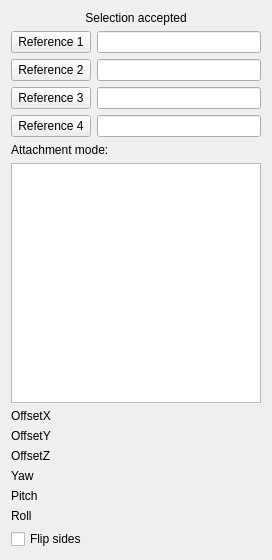
<?xml version="1.0" encoding="UTF-8"?>
<ui version="4.0">
 <class>PartDesignGui::TaskDatumParameters</class>
 <widget class="QWidget" name="PartDesignGui::TaskDatumParameters">
  <property name="geometry">
   <rect>
    <x>0</x>
    <y>0</y>
    <width>272</width>
    <height>560</height>
   </rect>
  </property>
  <property name="windowTitle">
   <string>Form</string>
  </property>
  <layout class="QVBoxLayout" name="verticalLayout">
   <item>
    <widget class="QLabel" name="message">
     <property name="text">
      <string>Selection accepted</string>
     </property>
     <property name="alignment">
      <set>Qt::AlignCenter</set>
     </property>
     <property name="wordWrap">
      <bool>true</bool>
     </property>
    </widget>
   </item>
   <item>
    <layout class="QHBoxLayout" name="horizontalLayout_3">
     <item>
      <widget class="QPushButton" name="buttonRef1">
       <property name="text">
        <string>Reference 1</string>
       </property>
       <property name="checkable">
        <bool>true</bool>
       </property>
      </widget>
     </item>
     <item>
      <widget class="QLineEdit" name="lineRef1"/>
     </item>
    </layout>
   </item>
   <item>
    <layout class="QHBoxLayout" name="horizontalLayout_5">
     <item>
      <widget class="QPushButton" name="buttonRef2">
       <property name="text">
        <string>Reference 2</string>
       </property>
       <property name="checkable">
        <bool>true</bool>
       </property>
      </widget>
     </item>
     <item>
      <widget class="QLineEdit" name="lineRef2"/>
     </item>
    </layout>
   </item>
   <item>
    <layout class="QHBoxLayout" name="horizontalLayout_6">
     <item>
      <widget class="QPushButton" name="buttonRef3">
       <property name="text">
        <string>Reference 3</string>
       </property>
       <property name="checkable">
        <bool>true</bool>
       </property>
      </widget>
     </item>
     <item>
      <widget class="QLineEdit" name="lineRef3"/>
     </item>
    </layout>
   </item>
   <item>
    <layout class="QHBoxLayout" name="horizontalLayout_7">
     <item>
      <widget class="QPushButton" name="buttonRef4">
       <property name="text">
        <string>Reference 4</string>
       </property>
       <property name="checkable">
        <bool>true</bool>
       </property>
      </widget>
     </item>
     <item>
      <widget class="QLineEdit" name="lineRef4"/>
     </item>
    </layout>
   </item>
   <item>
    <widget class="QLabel" name="label">
     <property name="text">
      <string>Attachment mode:</string>
     </property>
    </widget>
   </item>
   <item>
    <widget class="QListWidget" name="listOfModes">
     <property name="selectionMode">
      <enum>QAbstractItemView::SingleSelection</enum>
     </property>
    </widget>
   </item>
   <item>
    <layout class="QHBoxLayout" name="horizontalLayout_4">
     <item>
      <widget class="QLabel" name="labelOffset">
       <property name="text">
        <string>OffsetX</string>
       </property>
      </widget>
     </item>
     <item>
      <widget class="Gui::PrefQuantitySpinBox" name="superplacementX">
      </widget>
     </item>
    </layout>
   </item>
   <item>
    <layout class="QHBoxLayout" name="horizontalLayout_9">
     <item>
      <widget class="QLabel" name="labelOffset2">
       <property name="text">
        <string>OffsetY</string>
       </property>
      </widget>
     </item>
     <item>
      <widget class="Gui::PrefQuantitySpinBox" name="superplacementY">
      </widget>
     </item>
    </layout>
   </item>
   <item>
    <layout class="QHBoxLayout" name="horizontalLayout_8">
     <item>
      <widget class="QLabel" name="labelOffset3">
       <property name="text">
        <string>OffsetZ</string>
       </property>
      </widget>
     </item>
     <item>
      <widget class="Gui::PrefQuantitySpinBox" name="superplacementZ">
      </widget>
     </item>
    </layout>
   </item>
   <item>
    <layout class="QHBoxLayout" name="horizontalLayout_2_yaw">
     <item>
      <widget class="QLabel" name="labelYaw">
       <property name="text">
        <string>Yaw</string>
       </property>
      </widget>
     </item>
     <item>
      <widget class="Gui::QuantitySpinBox" name="superplacementYaw" native="true">
       <property name="unit" stdset="0">
        <string notr="true">deg</string>
       </property>
       <property name="minimum" stdset="0">
        <double>-360.0</double>
       </property>
       <property name="maximum" stdset="0">
        <double>360.0</double>
       </property>
       <property name="value" stdset="0">
        <double>0.0</double>
       </property>
      </widget>
     </item>
    </layout>
   </item>
   <item>
    <layout class="QHBoxLayout" name="horizontalLayout_2_pitch">
     <item>
      <widget class="QLabel" name="labelPitch">
       <property name="text">
        <string>Pitch</string>
       </property>
      </widget>
     </item>
     <item>
      <widget class="Gui::QuantitySpinBox" name="superplacementPitch" native="true">
       <property name="unit" stdset="0">
        <string notr="true">deg</string>
       </property>
       <property name="minimum" stdset="0">
        <double>-360.0</double>
       </property>
       <property name="maximum" stdset="0">
        <double>360.0</double>
       </property>
       <property name="value" stdset="0">
        <double>0.0</double>
       </property>
      </widget>
     </item>
    </layout>
   </item>
   <item>
    <layout class="QHBoxLayout" name="horizontalLayout_2_roll">
     <item>
      <widget class="QLabel" name="labelRoll">
       <property name="text">
        <string>Roll</string>
       </property>
      </widget>
     </item>
     <item>
      <widget class="Gui::QuantitySpinBox" name="superplacementRoll" native="true">
       <property name="unit" stdset="0">
        <string notr="true">deg</string>
       </property>
       <property name="minimum" stdset="0">
        <double>-360.0</double>
       </property>
       <property name="maximum" stdset="0">
        <double>360.0</double>
       </property>
       <property name="value" stdset="0">
        <double>0.0</double>
       </property>
      </widget>
     </item>
    </layout>
   </item>
   <item>
    <widget class="QCheckBox" name="checkBoxFlip">
     <property name="text">
      <string>Flip sides</string>
     </property>
    </widget>
   </item>
  </layout>
 </widget>
 <resources/>
 <customwidgets>
   <customwidget>
     <class>Gui::PrefQuantitySpinBox</class>
     <extends>QWidget</extends>
     <header>Gui/PrefWidgets.h</header>
   </customwidget>
   <customwidget>
    <class>Gui::QuantitySpinBox</class>
    <extends>QWidget</extends>
    <header>Gui/QuantitySpinBox.h</header>
   </customwidget>
 </customwidgets>
 <connections/>
</ui>
